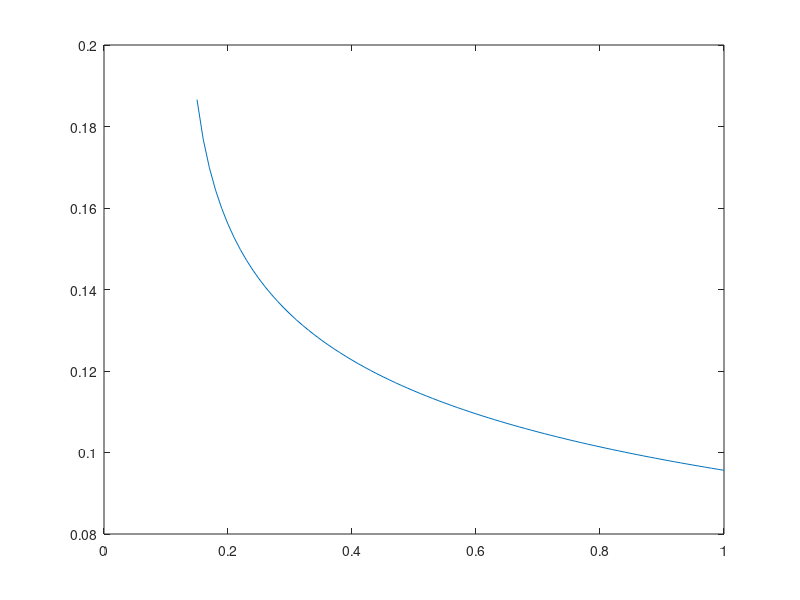

Here is the MATLAB script that generated this plot: (Note: this script raises an error after producing the figure.)
close all
clear all
clc
format
% Plot the Collector-Emitter Saturation Voltage (VCE(sat)) vs.
% Base Current (IB) for a given IC of a BJT
%%%%%%%%%%%%%%%%%%%%%%%%%%%%%%%%%%%%%%%%%%%%%%%%%%%%%%%%%%%%%%%%%%%
% Parameters
%%%%%%%%%%%%%%%%%%%%%%%%%%%%%%%%%%%%%%%%%%%%%%%%%%%%%%%%%%%%%%%%%%%
% Enter Given Parameters
aF=0.975;                               % Alpha_F
aR=0.150;                               % Alpha_R
IC=5;                                   % Collector Current
T=300;                                  % Temperature

% Enter Base Current Range and Step Size
IB=0.15:0.01:1;

%%%%%%%%%%%%%%%%%%%%%%%%%%%%%%%%%%%%%%%%%%%%%%%%%%%%%%%%%%%%%%%%%%%
% Function
%%%%%%%%%%%%%%%%%%%%%%%%%%%%%%%%%%%%%%%%%%%%%%%%%%%%%%%%%%%%%%%%%%%
% Solve
kT=0.0259/300*T;
r=size(IB);
VCEsat=zeros(1,r(2));
for i=1:1:r(2)
 VCEsat(i)=kT*log(((IC*(1-aR)+IB(i))/(aF*IB(i)-(1-aF)*IC)*aF/aR));
end

% Display Results
plot(IB,VCEsat)
text2="Collector-Emitter Saturation Voltage (VCE(sat) vs. ";
text3="Source-to-Drain Voltage (V_S_D) for the BJT";
titletext(1,1)=text2;
titletext(2,1)=text3;
title(titletext)
xlabel('I_B (A)'), ylabel('V_C_E(sat) (V)'), grid on
